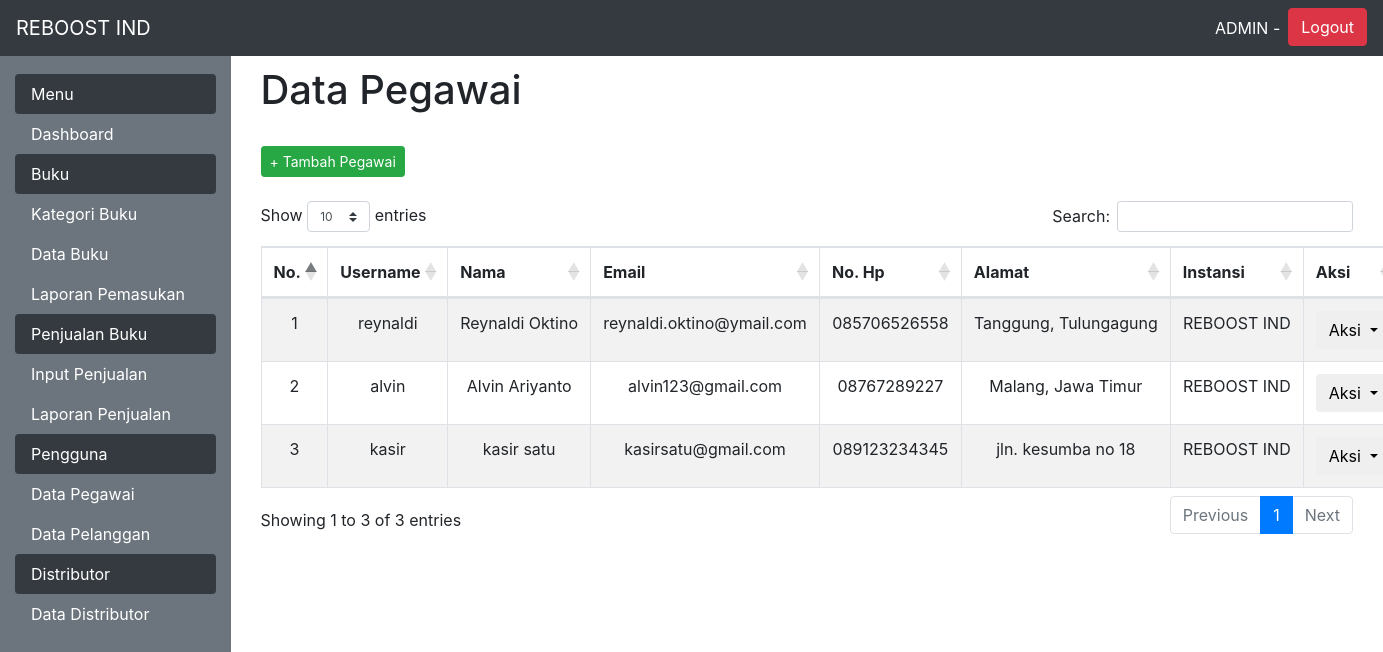
/admin.php?menu=datapegawai (signed in), run on the app's committed database.
### tables this page shows
CREATE TABLE `user` (
  `id` int(11) NOT NULL,
  `username` varchar(100) NOT NULL,
  `password` varchar(255) NOT NULL,
  `level` int(11) NOT NULL,
  `nama` varchar(100) NOT NULL,
  `email` varchar(50) NOT NULL,
  `nohp` char(15) NOT NULL,
  `alamat` varchar(255) NOT NULL,
  `instansi` varchar(100) NOT NULL
);

### functions.php (called while the page is built, shortened)
<?php
	$conn = mysqli_connect("localhost","root","","reboost");
	function query($query)
	{
		global $conn;
		$result = mysqli_query($conn, $query);
		$rows = [];
		while ($row = mysqli_fetch_assoc($result))
		{
			$rows[] = $row;
		}
		return $rows;
	}
 ?>

### menu/datapegawai.php (the view, shortened to what this page needs)
<?php
	include 'functions.php';
	$emlployes = query("SELECT * FROM user WHERE level=2");
?>
<div class="container">
	<h1>Data Pegawai</h1>
	<br>
	<div class="row">
		<div class="col-md-3">
			<button type="submit" class="btn btn-sm btn-success" data-toggle="modal" data-target="#dataPegawai" id="addMemberModalBtn">+ Tambah Pegawai</button>
		</div>
		<div class="col-md-12">
			<br>
		<table class="table table-striped table-bordered dt-responsive nowrap" id="example">
			<thead>
				<tr>
					<td align="center"><b>No.</b></td>
					<td align="center"><b>Username</b></td>
					<td align="center"><b>Nama</b></td>
					<td align="center"><b>Email</b></td>
					<td align="center"><b>No. Hp</b></td>
					<td align="center"><b>Alamat</b></td>
					<td align="center"><b>Instansi</b></td>
					<td align="center"><b>Aksi</b></td>
				</tr>
			</thead>
			<tbody>
				<?php $i = 1; ?>
                <?php foreach ($emlployes as $employee) : ?>
                  <tr>
                    <td align="center"><?php echo "$i"; ?></td>
                    <td align="center"><?php echo $employee["username"]; ?></td>
                    <td align="center"><?php echo $employee["nama"]; ?></td>
                    <td align="center"><?php echo $employee["email"]; ?></td>
                    <td align="center"><?php echo $employee["nohp"]; ?></td>
                    <td align="center"><?php echo $employee["alamat"]; ?></td>
                    <td align="center"><?php echo $employee["instansi"]; ?></td>
                    <td width="5%" align="center">
                         <div class="btn-group">
                         	<button type="button" class="btn btn-default dropdown-toggle" data-toggle="dropdown" aria-haspopup="true" aria-expanded="false">
                         		Aksi <span class="caret"></span>
                         	</button>
                         </div>
                    </td>
                  </tr>
                  <?php $i++; ?>
                <?php endforeach; ?>
			</tbody>
		</table>
	</div>
	</div>
</div>

### data on the page
user: username "reynaldi", nama "Reynaldi Oktino", email "reynaldi.oktino@ymail.com", nohp "085706526558", alamat "Tanggung, Tulungagung", instansi "REBOOST IND"
user: username "alvin", nama "Alvin Ariyanto", email "alvin123@gmail.com", nohp "08767289227", alamat "Malang, Jawa Timur", instansi "REBOOST IND"
user: username "kasir", nama "kasir satu", email "kasirsatu@gmail.com", nohp "089123234345", alamat "jln. kesumba no 18", instansi "REBOOST IND"
